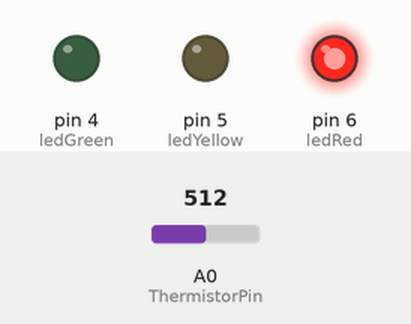
Recording of a sketch running on a simulated Arduino Uno, built with avr-gcc and run on an emulated ATmega328P. On the bench: output pins drawn as LEDs (lit = HIGH). Inputs (shaded band) come from the test bench; at power-on: A0 (ThermistorPin) = 512.

Above: at 1.3 s.
1.4 s: A0 (ThermistorPin) set to 321
3.2 s: A0 (ThermistorPin) set to 294
At 5.2 s:
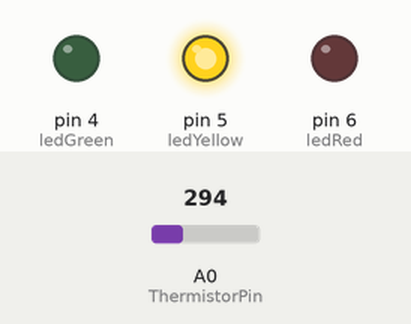
5.5 s: A0 (ThermistorPin) set to 122
At 7.2 s:
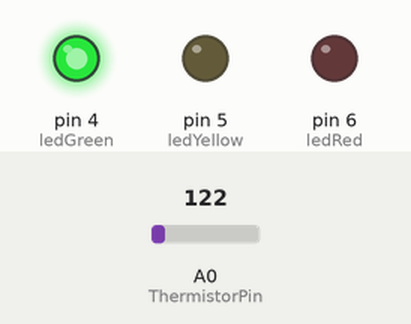
7.5 s: A0 (ThermistorPin) set to 269
9.2 s: A0 (ThermistorPin) set to 299
At 11.1 s:
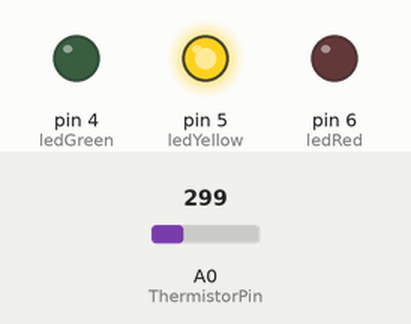
11.5 s: A0 (ThermistorPin) set to 511
At 13.1 s:
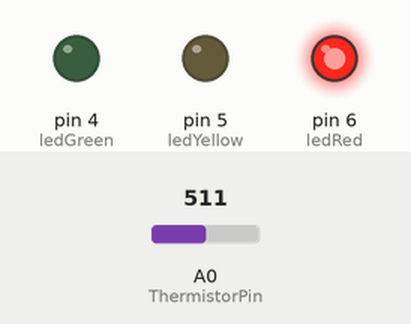
Timing chart, 0 to 14.5 s (numbered marks = the images above; inputs shaded):
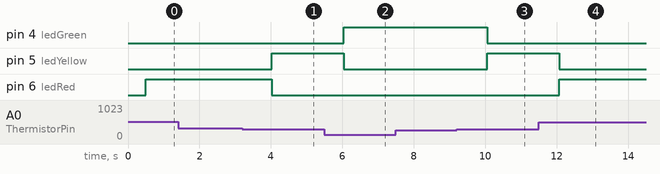

Measured:
- the behaviour switches between 311 and 310 on A0 (ThermistorPin) (found by bisection; images 0 and 1)
- the behaviour switches between 284 and 285 on A0 (ThermistorPin) (found by bisection; images 2 and 3)
- after the input at 1.4 s, every drawn part: stays the same
- after the input at 3.2 s, pin 5 (ledYellow): LOW → HIGH after 0.83 s; pin 6 (ledRed): HIGH → LOW after 0.83 s
- after the input at 5.5 s, pin 4 (ledGreen): LOW → HIGH after 0.54 s; pin 5 (ledYellow): HIGH → LOW after 0.54 s
- after the input at 7.5 s, every drawn part: stays the same
- after the input at 9.2 s, pin 4 (ledGreen): HIGH → LOW after 0.86 s; pin 5 (ledYellow): LOW → HIGH after 0.86 s
- after the input at 11.5 s, pin 5 (ledYellow): HIGH → LOW after 0.57 s; pin 6 (ledRed): LOW → HIGH after 0.57 s

The sketch:

arduino_v0.1.ino
```cpp
#include <LiquidCrystal.h>

int ThermistorPin = 0;
int Vo;
float R1 = 10000;
float logR2, R2, T;
float c1 = 1.009249522e-03, c2 = 2.378405444e-04, c3 = 2.019202697e-07;

LiquidCrystal lcd(7, 8, 9, 10, 11, 12);

const int ledGreen = 4;
const int ledYellow = 5;
const int ledRed = 6;

void setup() {
  pinMode(ledGreen, OUTPUT);
  pinMode(ledYellow, OUTPUT);
  pinMode(ledRed, OUTPUT);
  Serial.begin(9600);
}

void loop() {

  Vo = analogRead(ThermistorPin);
  R2 = R1 * (1023.0 / (float)Vo - 1.0);
  logR2 = log(R2);
  T = (1.0 / (c1 + c2*logR2 + c3*logR2*logR2*logR2));
  T = T - 273.15;
  T = (T * 9.0)/ 5.0 + 32.0;

  lcd.print("Temp = ");
  lcd.print(T);
  lcd.print(" C");

  delay(500);
  lcd.clear();

  if (T < 35) {
    digitalWrite(ledGreen, HIGH);
    digitalWrite(ledYellow, LOW);
    digitalWrite(ledRed, LOW);
  }else if (T < 40) {
    digitalWrite(ledGreen, LOW);
    digitalWrite(ledYellow, HIGH);
    digitalWrite(ledRed, LOW);
  } else {
    digitalWrite(ledGreen, LOW);
    digitalWrite(ledYellow, LOW);
    digitalWrite(ledRed, HIGH);
  }
}
```
